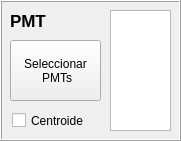
     <widget class="QFrame" name="frame_PMT">
      <property name="geometry">
       <rect>
        <x>820</x>
        <y>7</y>
        <width>181</width>
        <height>141</height>
       </rect>
      </property>
      <property name="frameShape">
       <enum>QFrame::Box</enum>
      </property>
      <property name="frameShadow">
       <enum>QFrame::Raised</enum>
      </property>
      <widget class="QPushButton" name="pushButton_select_pmt">
       <property name="geometry">
        <rect>
         <x>10</x>
         <y>40</y>
         <width>91</width>
         <height>61</height>
        </rect>
       </property>
       <property name="text">
        <string>Seleccionar
 PMTs</string>
       </property>
      </widget>
      <widget class="QLabel" name="label_21">
       <property name="geometry">
        <rect>
         <x>10</x>
         <y>10</y>
         <width>81</width>
         <height>21</height>
        </rect>
       </property>
       <property name="font">
        <font>
         <pointsize>13</pointsize>
         <weight>75</weight>
         <bold>true</bold>
        </font>
       </property>
       <property name="text">
        <string>PMT</string>
       </property>
      </widget>
      <widget class="QListWidget" name="listWidget">
       <property name="geometry">
        <rect>
         <x>110</x>
         <y>10</y>
         <width>61</width>
         <height>121</height>
        </rect>
       </property>
      </widget>
      <widget class="QCheckBox" name="checkBox_centroid">
       <property name="geometry">
        <rect>
         <x>12</x>
         <y>100</y>
         <width>91</width>
         <height>41</height>
        </rect>
       </property>
       <property name="text">
        <string>Centroide</string>
       </property>
      </widget>
      <zorder>label_21</zorder>
      <zorder>listWidget</zorder>
      <zorder>checkBox_centroid</zorder>
      <zorder>pushButton_select_pmt</zorder>
     </widget>
